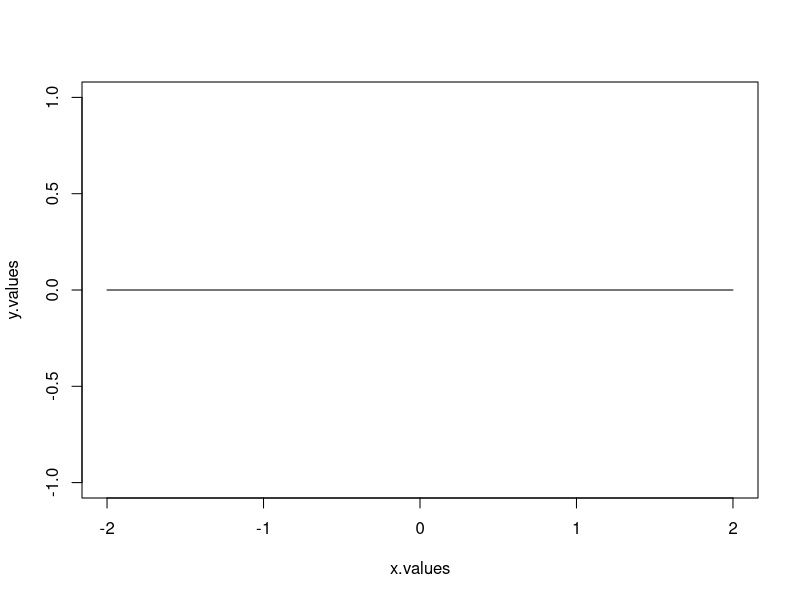

Here is the R script that generated this plot: (Note: a time limit stopped this script after it produced the figure.)
## ---- chunk 1
# input
x.values <- seq(-2, 2, by = 0.1)
# for each x calculate y
n <- length(x.values)
y.values <- rep(0, n)
for (i in 1:n) {
    x <- x.values[i]
    # your expression for y goes here
    y.values[i] <- y.values # What happened here? Why y.values work not y? 
}

# output
plot(x.values, y.values, type = "l")
#Your plot should look like Figure 1. Do you think f has a derivative at 1? What about at 0?

## ---- chunk 2
#Now we add in values
x = 0.5
if (x<=0) {
    a = -x^3
} else if (x>0 & x<=1) {
    a=x^2
} else if (x>=1) {
    a=sqrt(x)
}
a

## ---- chunk 3
n = 10
x = 2
hxn = 0  #Our inital value is 0 because our variables for x and n has not we been added into the function yet!!!!
for(i in 0:n) {    #We increment the values from 0 to n in our i-th value 
  hxn = hxn + x^i  
  
}

#returns the output here if for loop fails to excecute above, immediately shows the output in the show function below
show(hxn)

## ---- chunk 4
n = 55
x = 0.3
hxn = 0  #Our inital value is 0 because our variables for x and n has not we been added into the function yet!!!!
for(i in 0:n) {    #We increment the values from 0 to n in our i-th value 
  hxn = hxn + x^i  
  
}

#returns the output here if for loop fails to excecute above, immediately shows the output in the show function below
show(hxn)

## ---- chunk 5
n = 8
x = 6.6
hxn = 0  #Our inital value is 0 because our variables for x and n has not we been added into the function yet!!!!
for(i in 0:n) {    #We increment the values from 0 to n in our i-th value 
  hxn = hxn + x^i  
  
  
}

#returns the output here if for loop fails to excecute above, immediately shows the output in the show function below
show(hxn)

## ---- chunk 6

#Attempt 1 
n = 8
x = 6.6
hxn = (1-x^(n+1))/(1-x)

#returns the output here if for loop fails to excecute above, immediately shows the output in the show function below
show(hxn)

## ---- chunk 7
n = 55
x = 0.3
#Actual Answer 
if(x == 1){
  h = n + 1
}else{
  h = (1-x^(n+1))/(1-x)
}
print(h)
## ---- chunk 8
n = 55
x = 0.3
while(x>0 & x<1){
  h = (1-x^(n+1))/(1-x)
  
}
print(h)
h
## ---- chunk 9
# using a while loop
h <- 0
i <- 0
while (i <= n) {
 h<-h + x^i
 i<-i +1
 }
print(h)

  # vectorised
(h <- sum(x^(0:n)))

## ---- chunk 10
x.old <- matrix(c(1, 0), 2, 1) #c(1,0)? Is it a unit vector (i.e. unit circle)? 2 by 1 matrix 
theta <- pi/4 # in radians 
A <- matrix(c(cos(theta), sin(theta), -sin(theta), cos(theta)), 2, 2)
(x.new <- A %*% x.old) 
## ---- chunk 11
 x <- c(2, 1, 3, 5, 1, 3)
   # geometric mean using a loop
   mg <- 1
   for (xi in x) mg <- mg*xi
   (mg <- mg^(1/length(x)))

   # geometric mean vectorised
   (mg <- prod(x)^(1/length(x)))

   # harmonic mean
   (hm <- 1/sum(1/x))
  
   # arithmetic mean
   mean(x)

## ---- chunk 12
 x <- rep(FALSE, 100) # the state of the switches
 for (i in 1:100) { # we go once round the loop for each person
   for (j in seq(i, 100, i)) { # the switches toggled by person i are the j's
     x[j] <- !x[j]  
    }
 }
 which(x)
